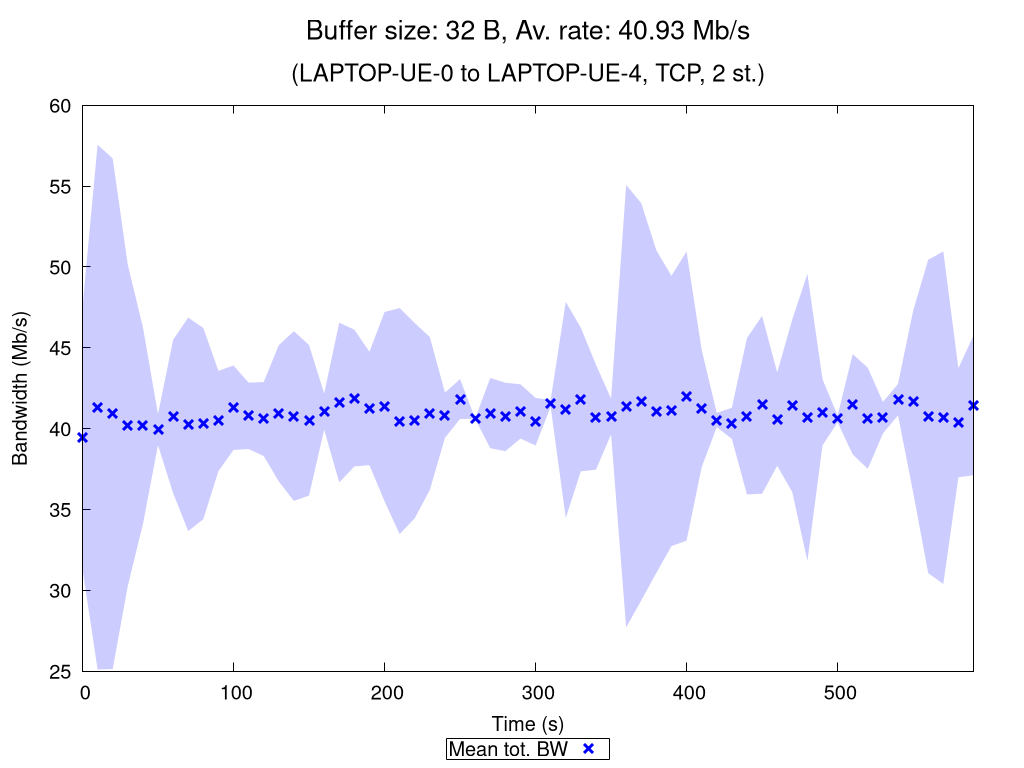

The script that saved this image:
set terminal pngcairo nocrop enhanced size 1024,768 font "Verdana,15"
set output "TCP_2_st_2020_10_17_21-14-10_one2two_00032B.png"

set title "{/=20 Buffer size: 32 B, Av. rate: 40.93 Mb/s}\n\n{/=18 (LAPTOP-UE-0 to LAPTOP-UE-4, TCP, 2 st.)}"

set xlabel "Time (s)"
set ylabel "Bandwidth (Mb/s)"
set ytics nomirror
set key bmargin center horizontal box samplen 1 width -1
set bmargin 4.6
set rmargin 4.5

rf = 1000000.0  # rate factor
set style fill transparent solid 0.2 noborder
set autoscale xfix
plot "TCP_2_st_2020_10_17_21-14-10_one2two_00032B_iperf_processed.dat" using 1:($2/rf-$3/rf):($2/rf+$3/rf) with filledcurves lc rgb "blue" notitle, \
     "" using 1:($2/rf) with points pt 2 ps 1.5 lw 3 lc rgb "blue" title "Mean tot. BW", \
